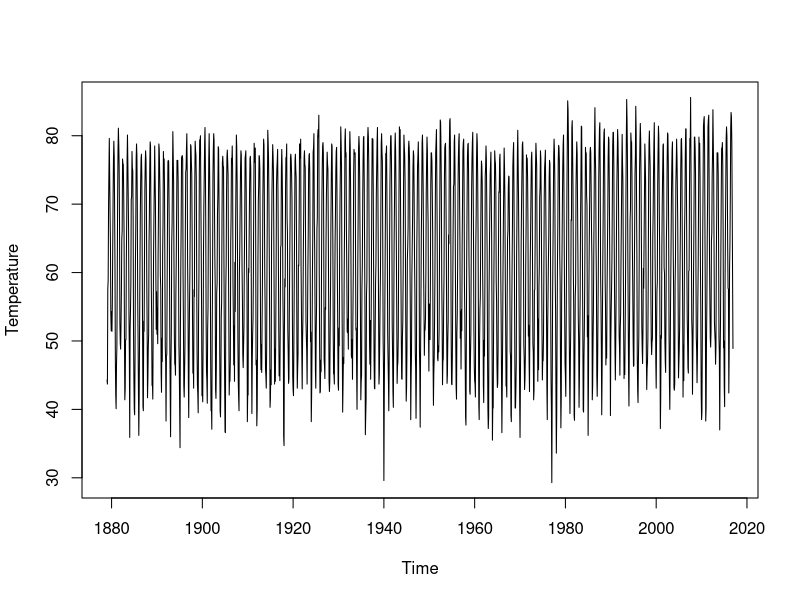
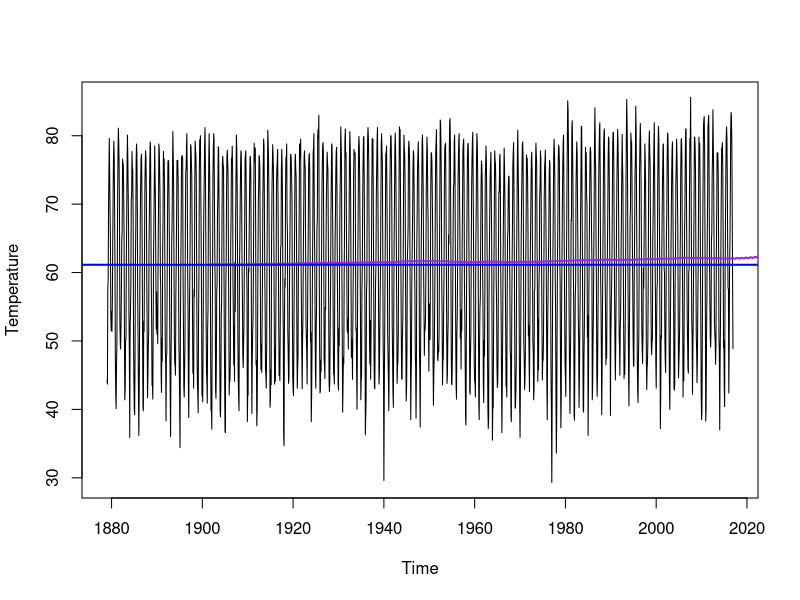
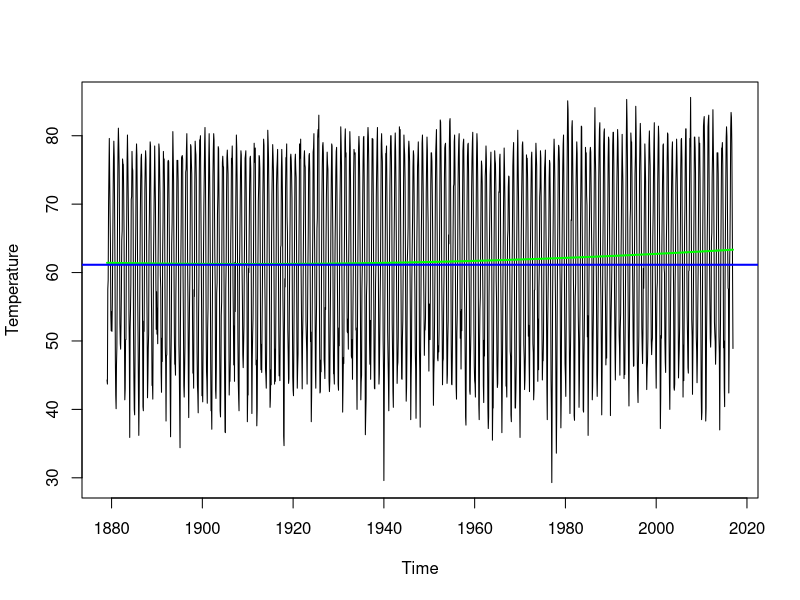
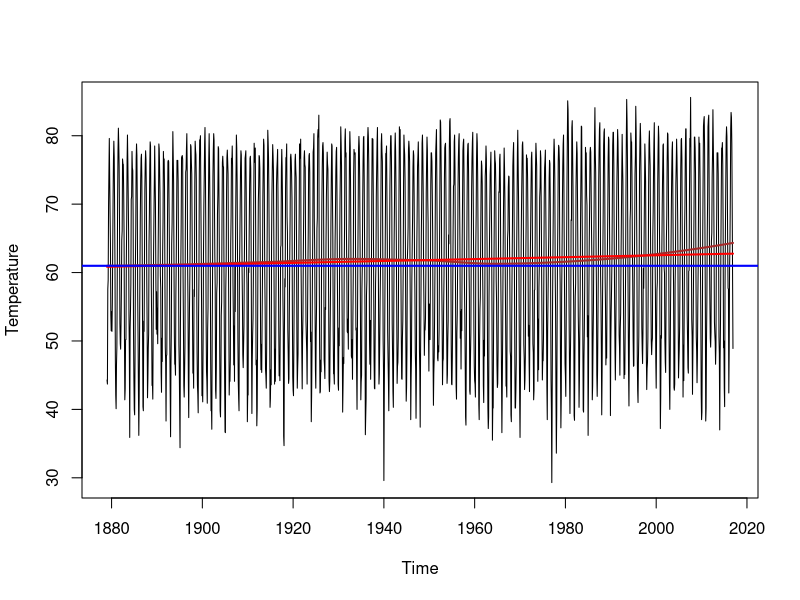
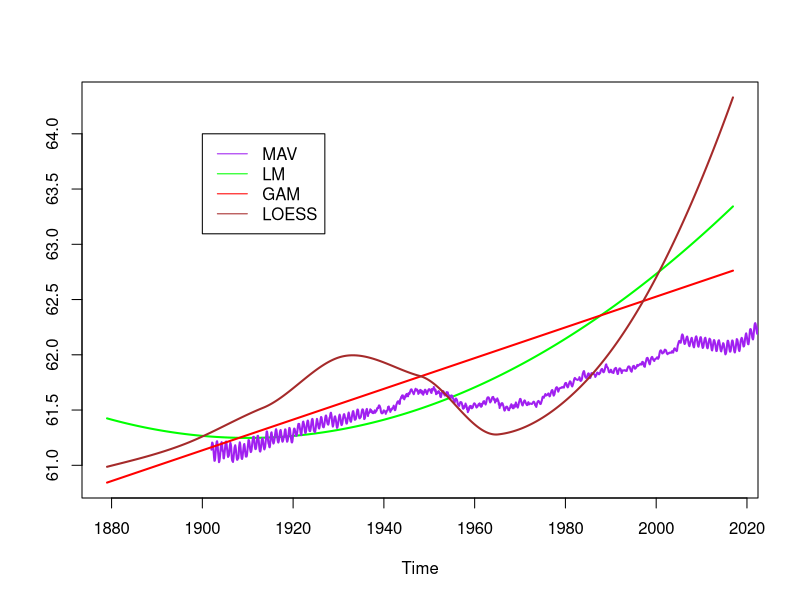

Write the R code that produced these figures, in order.
getwd()
setwd("./timeseries(edx")
data=read.table("AvTempAtlanta.txt",header=T)
head(data)
names(data)

temp=as.vector(t(data[,-c(1,14)]))
temp=ts(temp,start = 1879,frequency = 12)
?ts #time series objects
ts.plot(temp,ylab="Temperature")

#moving average

##create eaually spaced time points for fitting trends
time.pts=c(1:length(temp))
time.pts=c(time.pts-min(time.pts))/max(time.pts)
##fit a moving average
mav.fit=ksmooth(time.pts,temp,kernel = "box")
temp.fit.mav=ts(mav.fit$y,start=1902,frequency = 12)
## is there a trend?
ts.plot(temp,ylab="Temperature")
lines(temp.fit.mav,lwd=2,col="purple")
abline(temp.fit.mav[1],0,lwd=2,col="blue")
?abline

#Trend: parametric regression

##fit a parametric quadratic polynomial
x1=time.pts
x2=time.pts^2
lm.fit=lm(temp~x1+x2)
summary(lm.fit)

## is there a trend?
temp.fit.lm=ts(fitted(lm.fit),start=1879,frequency = 12)
ts.plot(temp,ylab="Temperature")
lines(temp.fit.lm,lwd=2,col="green")
abline(temp.fit.mav[1],0,lwd=2,col="blue")

##Local Polynomial trend estimation
loc.fit=loess(temp~time.pts)
temp.fit.loc=ts(fitted(loc.fit),start=1879,frequency = 12)

#Splines trend estimation
library(mgcv)
gam.fit=gam(temp~s(time.pts))
temp.fit.gam=ts(fitted(gam.fit),start=1879,frequency = 12)

ts.plot(temp,ylab="Temperature")
lines(temp.fit.loc,lwd=2,col="brown")
lines(temp.fit.gam,lwd=2,col="red")
abline(temp.fit.loc[1],0,lwd=2,col="blue")

#compare all estimated trends
all.val=c(temp.fit.mav,temp.fit.lm,temp.fit.gam,temp.fit.loc)
ylim=c(min(all.val),max(all.val))
ts.plot(temp.fit.lm,lwd=2,col="green",ylim=ylim,ylan="Temperature")
lines(temp.fit.mav,lwd=2,col="purple")
lines(temp.fit.gam,lwd=2,col="red")
lines(temp.fit.loc,lwd=2,col="brown")
legend(x=1900,y=64,legend = c("MAV","LM","GAM","LOESS"),lty=1,col=c("purple","green","red","brown"))
